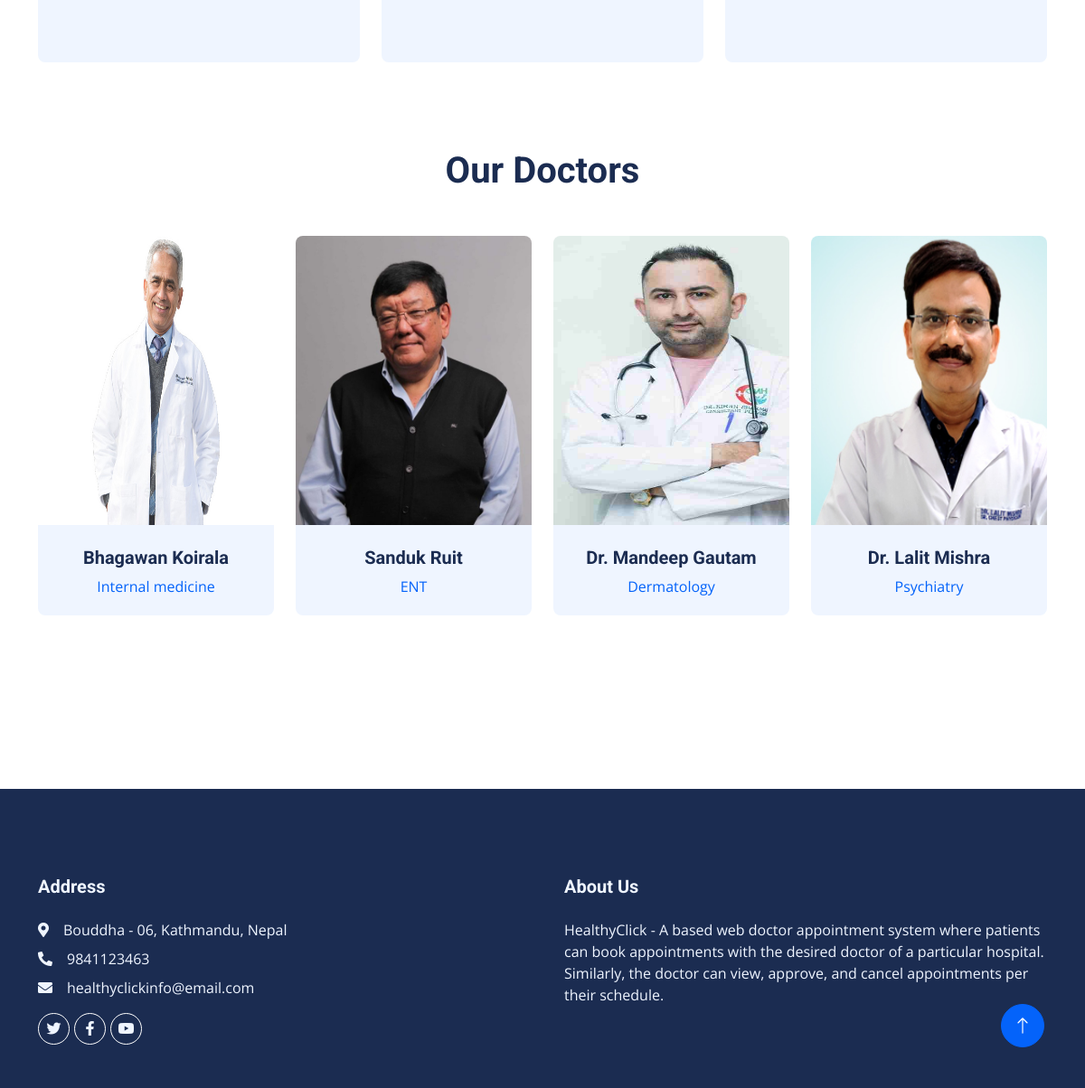
The app's page / (lower part), older data.
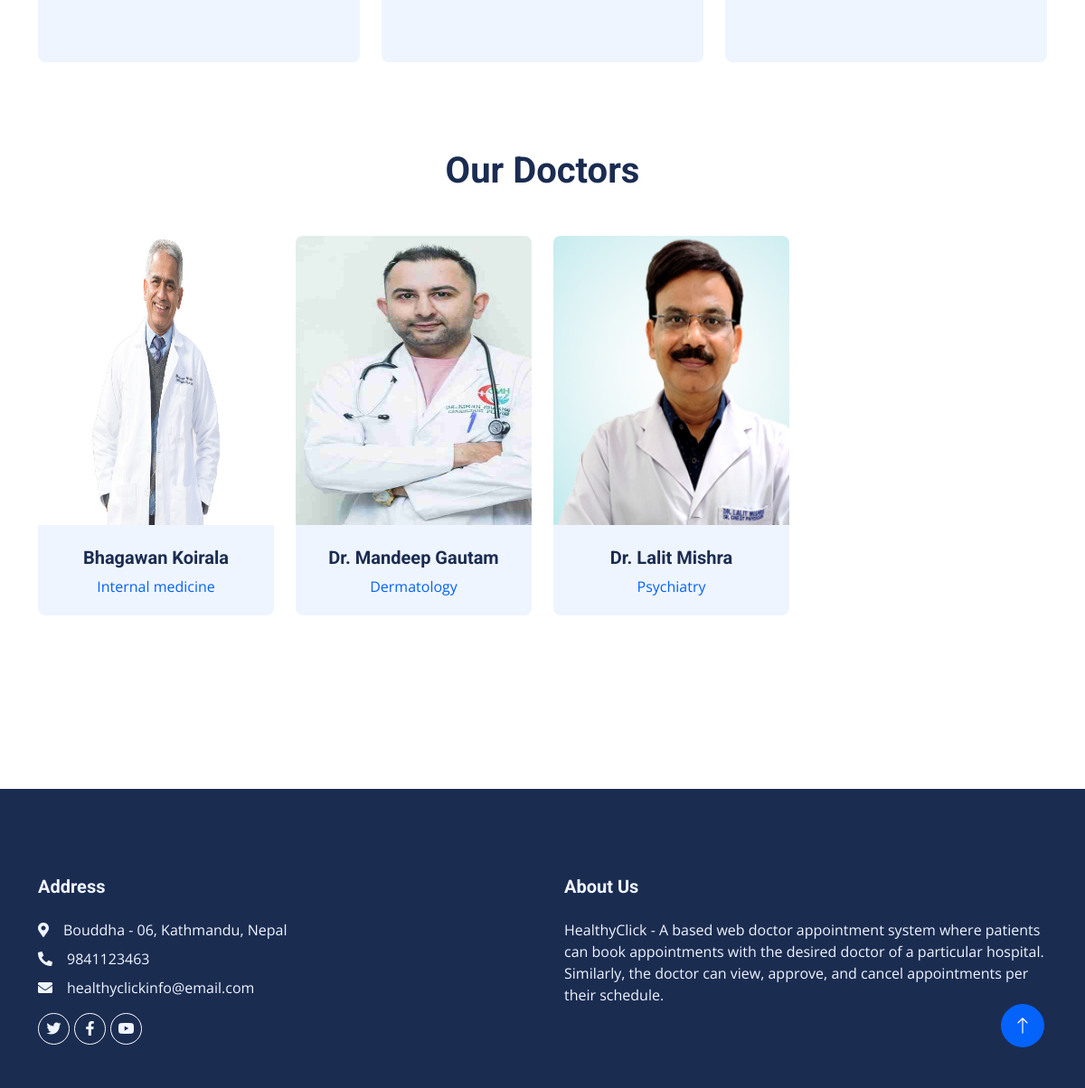
The same page, newer data.
### dasapp/models.py (models this page shows, shortened)
class Page(models.Model):
    pagetitle = models.CharField(max_length=250)
    address = models.CharField(max_length=250)
    aboutus = models.TextField()
    email = models.EmailField(max_length=200)
    mobilenumber = models.IntegerField(default=0)
    created_at = models.DateTimeField(auto_now_add=True)
    updated_at = models.DateTimeField(auto_now=True)

class DoctorReg(models.Model):
    admin = models.OneToOneField(CustomUser, on_delete=models.CASCADE, null=True, blank=True)
    mobilenumber = models.CharField(max_length=11)
    specialization_id = models.ForeignKey(Specialization, on_delete=models.CASCADE)
    regdate_at = models.DateTimeField(auto_now_add=True)
    updated_at = models.DateTimeField(auto_now=True)

class CustomUser(AbstractUser):
    USER = {
        (1, "admin"),
        (2, "doc"),
    }
    user_type = models.CharField(choices=USER, max_length=50, default=1)
    profile_pic = models.ImageField(upload_to="profile_pics/", blank=True, null=True)

class Specialization(models.Model):
    sname = models.CharField(max_length=200)
    created_at = models.DateTimeField(auto_now_add=True)
    updated_at = models.DateTimeField(auto_now=True)

### docappsystem/userviews.py (the view)
# urls.py: path("", userviews.Index, name="index"),
def Index(request):
    doctorview = DoctorReg.objects.all()
    page = Page.objects.all()
    context = {
        "doctorview": doctorview,
        "page": page,
    }
    return render(request, "index.html", context)

### templates/index.html (shortened to what this page needs)
{% extends 'userbase.html' %}
{% load static %}
{% block content %}
                {% for i in page %}
<div class="container-xxl py-5">
    <div class="container">
        <div class="row g-4">
            <div class="col-lg-4 col-md-6 wow fadeInUp" data-wow-delay="0.1s">
                <div class="service-item bg-light rounded h-100 p-5">
                </div>
            </div>
            <div class="col-lg-4 col-md-6 wow fadeInUp" data-wow-delay="0.3s">
                <div class="service-item bg-light rounded h-100 p-5">
                </div>
            </div>
            <div class="col-lg-4 col-md-6 wow fadeInUp" data-wow-delay="0.5s">
                <div class="service-item bg-light rounded h-100 p-5">
                </div>
            </div>
        </div>
    </div>
</div>
<div class="container-xxl py-5">
    <div class="container">
        <div class="text-center mx-auto mb-5 wow fadeInUp" data-wow-delay="0.1s" style="max-width: 600px;">
            <h1>Our Doctors</h1>
        </div>
        <div class="row g-4">
            {% for i in doctorview %}
            <div class="col-lg-3 col-md-6 wow fadeInUp" data-wow-delay="0.1s">
                <div class="team-item position-relative rounded overflow-hidden">
                    <div class="overflow-hidden">
                        <img src="{{i.admin.profile_pic.url}}" alt="" width="300" height="320">
                    </div>
                    <div class="team-text bg-light text-center p-4">
                        <h5>{{i.admin.first_name }} {{ i.admin.last_name}}</h5>
                        <p class="text-primary">{{i.specialization_id.sname}}</p>
                    </div>
                </div>
            </div>{% endfor %}
        </div>
    </div>
</div>
<div class="container-xxl py-5">
         {% endfor %}
    </div>
{% endblock %}

### templates/userbase.html (shortened to what this page needs)
<!DOCTYPE html>
<html lang="en">
    {% load static %}
<head>
    <link href="https://cdnjs.cloudflare.com/ajax/libs/font-awesome/5.10.0/css/all.min.css" rel="stylesheet">
    <link href="https://cdn.jsdelivr.net/npm/bootstrap-icons@1.4.1/font/bootstrap-icons.css" rel="stylesheet">
    <link href="{% static 'lib/animate/animate.min.css'%}" rel="stylesheet">
    <link href="{% static 'lib/owlcarousel/assets/owl.carousel.min.css'%}" rel="stylesheet">
    <link href="{% static 'lib/tempusdominus/css/tempusdominus-bootstrap-4.min.css'%}" rel="stylesheet" />
    <link href="{% static 'css/bootstrap.min.css'%}" rel="stylesheet">
    <link href="{% static 'css/style.css'%}" rel="stylesheet">
</head>
<body>
{% block content %}
{% endblock %}
    {% include 'userincludes/footer.html' %}
</body>
</html>

### templates/userincludes/header.html (shortened to what this page needs)
{% load static %}

### templates/userincludes/footer.html
{% load static %}
<div class="container-fluid bg-dark text-light footer mt-5 pt-5 wow fadeIn" data-wow-delay="0.1s">
    <div class="container py-5">
        <div class="row g-5">
            <div class="col-lg-6 col-md-6">
                <h5 class="text-light mb-4">Address</h5>
                {% for i in page %}
                <p class="mb-2"><i class="fa fa-map-marker-alt me-3"></i>{{i.address}}</p>
                <p class="mb-2"><i class="fa fa-phone-alt me-3"></i>{{i.mobilenumber}}</p>
                <p class="mb-2"><i class="fa fa-envelope me-3"></i>{{i.email}}</p>{% endfor %}
                <div class="d-flex pt-2">
                    <a class="btn btn-outline-light btn-social rounded-circle" href=""><i class="fab fa-twitter"></i></a>
                    <a class="btn btn-outline-light btn-social rounded-circle" href=""><i class="fab fa-facebook-f"></i></a>
                    <a class="btn btn-outline-light btn-social rounded-circle" href=""><i class="fab fa-youtube"></i></a>
                </div>
            </div>
            <div class="col-lg-6 col-md-6">
                <h5 class="text-light mb-4">About Us</h5>
                {% for i in page %}
                {{ i.aboutus }}{% endfor %}
            </div>
        </div>
    </div>
</div>
<a href="#" class="btn btn-lg btn-primary btn-lg-square rounded-circle back-to-top"><i class="bi bi-arrow-up"></i></a>

### static/css/style.css (style rules this page uses)
:root { --primary: #21af2b; --light: #EFF5FF; --dark: #1B2C51; }
.back-to-top { position: fixed; display: none; right: 45px; bottom: 45px; z-index: 99; }
.btn { font-weight: 500; transition: .5s; }
.btn.btn-primary, .btn.btn-secondary { color: #FFFFFF; }
.btn-lg-square { width: 48px; height: 48px; }
.btn-square, .btn-sm-square, .btn-lg-square { padding: 0; display: flex; align-items: center; justify-content: center; font-weight: normal; }
.service-item { transition: .5s; }
.team-item img { position: relative; top: 0; transition: .5s; }
.team-item .team-text { position: relative; height: 100px; transition: .5s; }
.footer .btn.btn-social { margin-right: 5px; width: 35px; height: 35px; display: flex; align-items: center; justify-content: center; color: var(--light); border: 1px solid #FFFFFF; transition: .3s; }

Row changes from the older to the newer data that the page shows:
removed DoctorReg: admin.profile_pic (picture), admin.first_name "Sanduk", admin.last_name "Ruit", specialization_id.sname "ENT"
